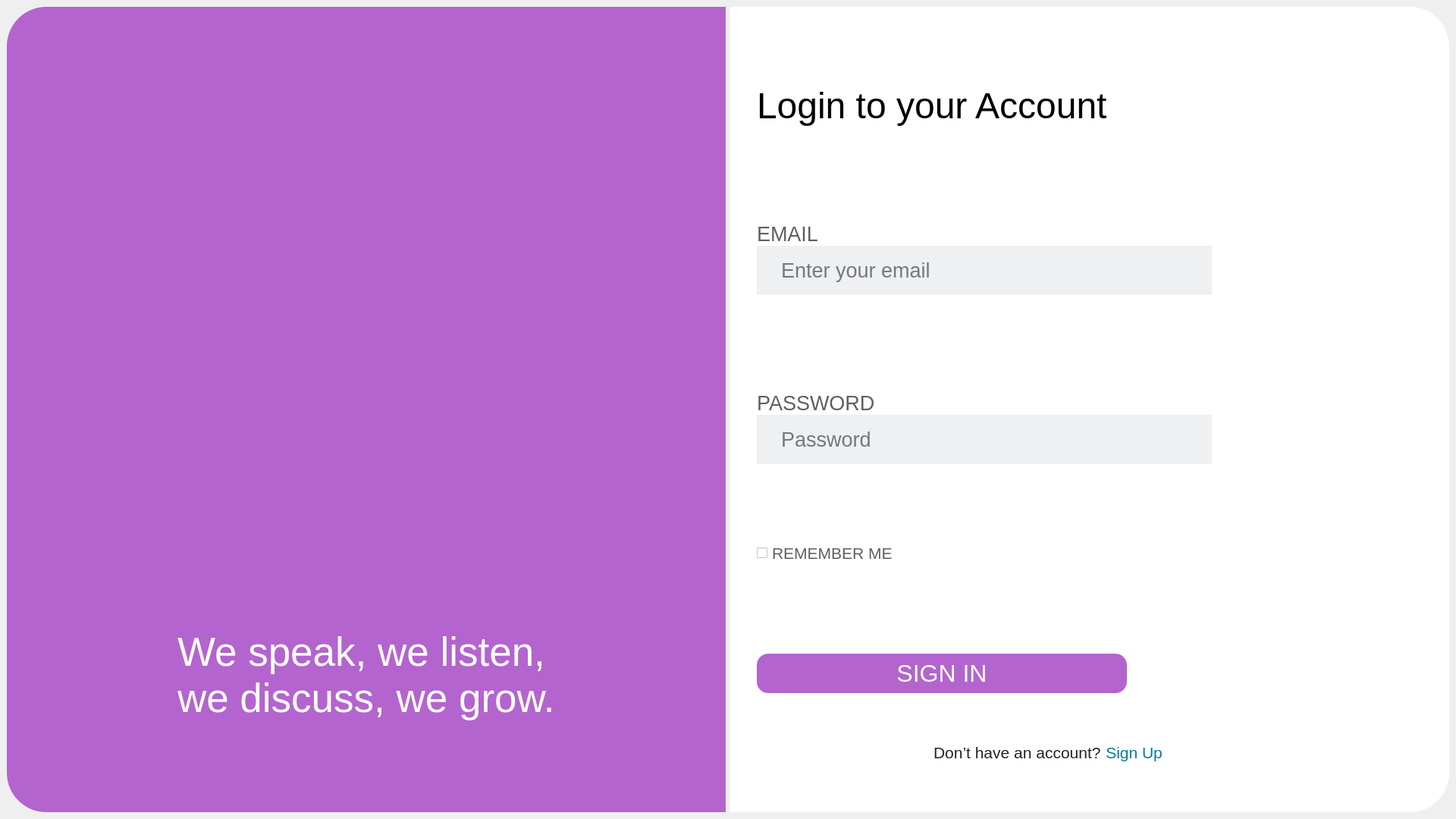
<?xml version="1.0" encoding="UTF-8"?>
<ui version="4.0">
 <class>MainWindow</class>
 <widget class="QMainWindow" name="MainWindow">
  <property name="geometry">
   <rect>
    <x>0</x>
    <y>0</y>
    <width>1920</width>
    <height>1080</height>
   </rect>
  </property>
  <property name="minimumSize">
   <size>
    <width>1500</width>
    <height>800</height>
   </size>
  </property>
  <property name="windowTitle">
   <string>MainWindow</string>
  </property>
  <widget class="QWidget" name="centralwidget">
   <layout class="QHBoxLayout" name="horizontalLayout">
    <item>
     <widget class="QFrame" name="frame">
      <property name="minimumSize">
       <size>
        <width>600</width>
        <height>0</height>
       </size>
      </property>
      <property name="styleSheet">
       <string notr="true">background-color: rgb(180, 100, 206);
border-top-left-radius:52px;
border-bottom-left-radius:52px;</string>
      </property>
      <property name="frameShape">
       <enum>QFrame::StyledPanel</enum>
      </property>
      <property name="frameShadow">
       <enum>QFrame::Raised</enum>
      </property>
      <layout class="QVBoxLayout" name="verticalLayout">
       <item alignment="Qt::AlignLeft">
        <widget class="QLabel" name="label">
         <property name="minimumSize">
          <size>
           <width>350</width>
           <height>0</height>
          </size>
         </property>
         <property name="styleSheet">
          <string notr="true">image: url(:/icons/media/Color logo - no background.png);</string>
         </property>
         <property name="text">
          <string/>
         </property>
        </widget>
       </item>
       <item>
        <widget class="QLabel" name="label_2">
         <property name="text">
          <string/>
         </property>
        </widget>
       </item>
       <item alignment="Qt::AlignHCenter">
        <widget class="QLabel" name="label_3">
         <property name="font">
          <font>
           <family>Leelawadee UI</family>
           <pointsize>40</pointsize>
          </font>
         </property>
         <property name="styleSheet">
          <string notr="true">color: rgb(255, 255, 255);</string>
         </property>
         <property name="text">
          <string>We speak, we listen, 
we discuss, we grow.</string>
         </property>
        </widget>
       </item>
      </layout>
     </widget>
    </item>
    <item>
     <widget class="QFrame" name="frame_2">
      <property name="styleSheet">
       <string notr="true">background-color: rgb(255, 255, 255);
border-top-right-radius:52px;
border-bottom-right-radius:52px;</string>
      </property>
      <property name="frameShape">
       <enum>QFrame::StyledPanel</enum>
      </property>
      <property name="frameShadow">
       <enum>QFrame::Raised</enum>
      </property>
      <layout class="QVBoxLayout" name="verticalLayout_2">
       <property name="spacing">
        <number>0</number>
       </property>
       <property name="leftMargin">
        <number>35</number>
       </property>
       <property name="topMargin">
        <number>0</number>
       </property>
       <property name="rightMargin">
        <number>0</number>
       </property>
       <property name="bottomMargin">
        <number>0</number>
       </property>
       <item alignment="Qt::AlignBottom">
        <widget class="QLabel" name="label_4">
         <property name="font">
          <font>
           <family>Leelawadee UI</family>
           <pointsize>36</pointsize>
           <bold>false</bold>
          </font>
         </property>
         <property name="text">
          <string>Login to your Account</string>
         </property>
        </widget>
       </item>
       <item alignment="Qt::AlignBottom">
        <widget class="QLabel" name="label_5">
         <property name="font">
          <font>
           <family>Leelawadee UI</family>
           <pointsize>20</pointsize>
          </font>
         </property>
         <property name="styleSheet">
          <string notr="true">color: rgb(95, 95, 95);</string>
         </property>
         <property name="text">
          <string>EMAIL</string>
         </property>
        </widget>
       </item>
       <item alignment="Qt::AlignLeft">
        <widget class="QLineEdit" name="lineEdit">
         <property name="minimumSize">
          <size>
           <width>600</width>
           <height>65</height>
          </size>
         </property>
         <property name="font">
          <font>
           <family>Leelawadee UI</family>
           <pointsize>20</pointsize>
          </font>
         </property>
         <property name="styleSheet">
          <string notr="true">background-color: rgb(239, 240, 242);</string>
         </property>
         <property name="placeholderText">
          <string>    Enter your email</string>
         </property>
        </widget>
       </item>
       <item alignment="Qt::AlignBottom">
        <widget class="QLabel" name="label_6">
         <property name="font">
          <font>
           <family>Leelawadee UI</family>
           <pointsize>20</pointsize>
          </font>
         </property>
         <property name="styleSheet">
          <string notr="true">color: rgb(95, 95, 95);</string>
         </property>
         <property name="text">
          <string>PASSWORD</string>
         </property>
        </widget>
       </item>
       <item alignment="Qt::AlignLeft|Qt::AlignTop">
        <widget class="QLineEdit" name="lineEdit_2">
         <property name="minimumSize">
          <size>
           <width>600</width>
           <height>65</height>
          </size>
         </property>
         <property name="font">
          <font>
           <family>Leelawadee UI</family>
           <pointsize>20</pointsize>
          </font>
         </property>
         <property name="styleSheet">
          <string notr="true">background-color: rgb(239, 240, 242);</string>
         </property>
         <property name="inputMask">
          <string comment="   "/>
         </property>
         <property name="placeholderText">
          <string>    Password</string>
         </property>
        </widget>
       </item>
       <item alignment="Qt::AlignTop">
        <widget class="QCheckBox" name="checkBox">
         <property name="minimumSize">
          <size>
           <width>0</width>
           <height>50</height>
          </size>
         </property>
         <property name="font">
          <font>
           <family>Leelawadee UI</family>
           <pointsize>16</pointsize>
          </font>
         </property>
         <property name="styleSheet">
          <string notr="true">color: rgb(95, 95, 95);</string>
         </property>
         <property name="text">
          <string>REMEMBER ME</string>
         </property>
        </widget>
       </item>
       <item alignment="Qt::AlignLeft">
        <widget class="QPushButton" name="SignIn_button">
         <property name="minimumSize">
          <size>
           <width>488</width>
           <height>52</height>
          </size>
         </property>
         <property name="font">
          <font>
           <family>Leelawadee UI</family>
           <pointsize>24</pointsize>
          </font>
         </property>
         <property name="cursor">
          <cursorShape>PointingHandCursor</cursorShape>
         </property>
         <property name="styleSheet">
          <string notr="true">QPushButton{
background-color: rgb(180, 100, 206);
color: rgb(255, 255, 255);
border-radius:15px;
}

QPushButton:hover{
	background-color: rgb(255, 255, 255);
color:rgb(179, 100, 205);
}

QPushButton:pressed{
	background-color: rgb(95, 53, 109);
	color: rgb(255, 255, 255);
}</string>
         </property>
         <property name="text">
          <string>SIGN IN</string>
         </property>
        </widget>
       </item>
       <item>
        <widget class="QFrame" name="frame_3">
         <property name="frameShape">
          <enum>QFrame::StyledPanel</enum>
         </property>
         <property name="frameShadow">
          <enum>QFrame::Raised</enum>
         </property>
         <layout class="QHBoxLayout" name="horizontalLayout_2">
          <item alignment="Qt::AlignRight">
           <widget class="QLabel" name="label_7">
            <property name="font">
             <font>
              <family>Leelawadee UI</family>
              <pointsize>16</pointsize>
             </font>
            </property>
            <property name="styleSheet">
             <string notr="true">color: rgb(36, 36, 36);</string>
            </property>
            <property name="text">
             <string>Don’t have an account?</string>
            </property>
           </widget>
          </item>
          <item alignment="Qt::AlignLeft">
           <widget class="QPushButton" name="pushButton_2">
            <property name="font">
             <font>
              <family>Leelawadee UI</family>
              <pointsize>16</pointsize>
             </font>
            </property>
            <property name="cursor">
             <cursorShape>PointingHandCursor</cursorShape>
            </property>
            <property name="styleSheet">
             <string notr="true">color: rgb(0, 126, 148);</string>
            </property>
            <property name="text">
             <string>Sign Up </string>
            </property>
           </widget>
          </item>
         </layout>
        </widget>
       </item>
      </layout>
     </widget>
    </item>
   </layout>
  </widget>
 </widget>
 <resources/>
 <connections/>
</ui>
